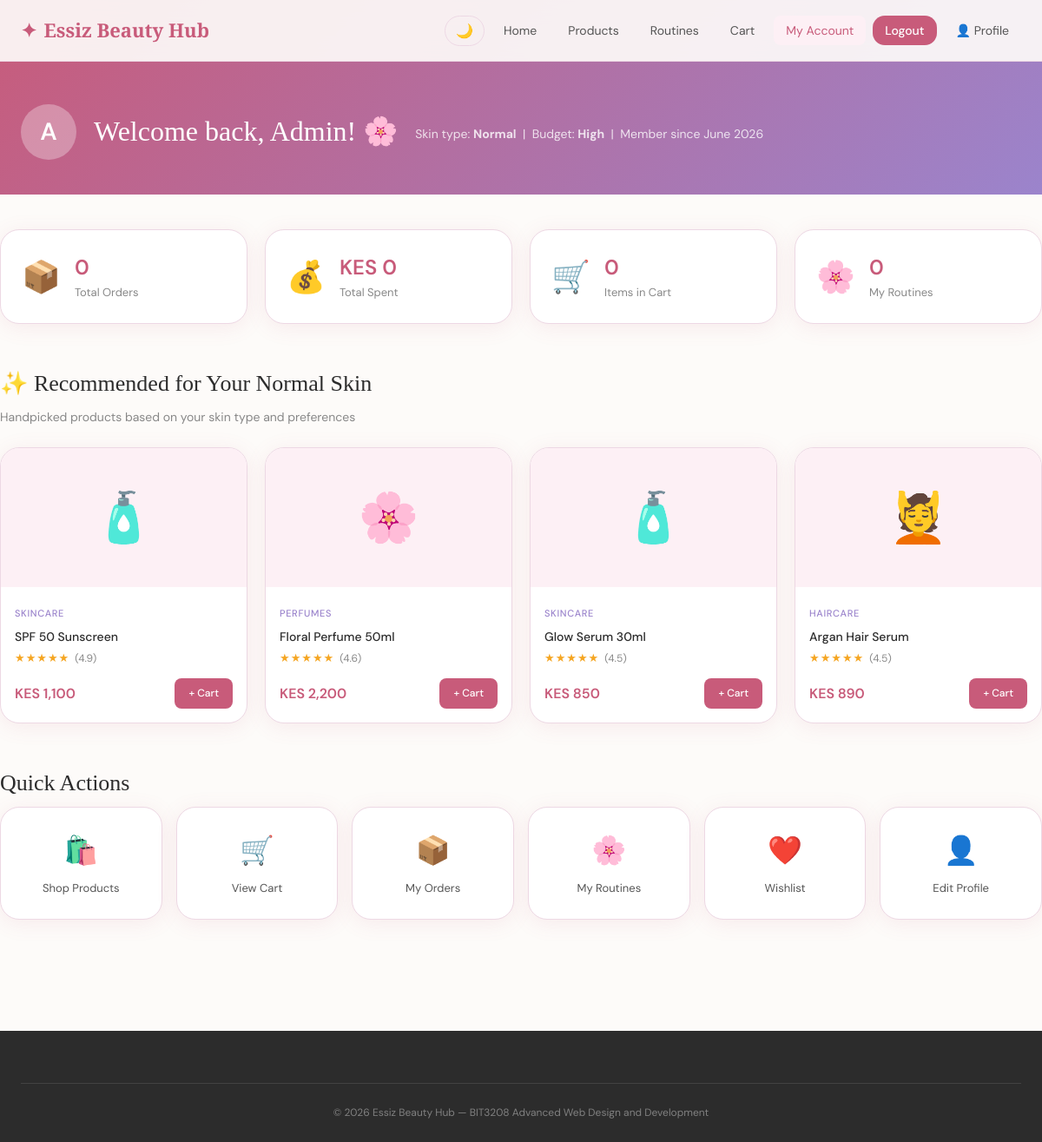
/dashboard.php (signed in), run on the app's committed database.
### tables this page shows
CREATE TABLE IF NOT EXISTS users (
  user_id            INT PRIMARY KEY AUTO_INCREMENT,
  full_name          VARCHAR(100) NOT NULL,
  email              VARCHAR(150) UNIQUE NOT NULL,
  phone_number       VARCHAR(20),
  password           VARCHAR(255) NOT NULL,
  role               ENUM('admin','customer') DEFAULT 'customer',
  skin_type          VARCHAR(50),
  budget             ENUM('low','medium','high') DEFAULT 'medium',
  bio                TEXT,
  login_attempts     INT DEFAULT 0,
  locked_until       DATETIME DEFAULT NULL,
  two_factor_code    VARCHAR(10) DEFAULT NULL,
  two_factor_expiry  DATETIME DEFAULT NULL,
  two_factor_enabled TINYINT(1) DEFAULT 0,
  created_at         TIMESTAMP DEFAULT CURRENT_TIMESTAMP
);

CREATE TABLE IF NOT EXISTS products (
  product_id   INT PRIMARY KEY AUTO_INCREMENT,
  name         VARCHAR(150) NOT NULL,
  category     VARCHAR(80) NOT NULL,
  description  TEXT,
  price        DECIMAL(10,2) NOT NULL,
  stock        INT DEFAULT 0,
  skin_type    VARCHAR(80),
  rating       DECIMAL(3,1) DEFAULT 0.0,
  review_count INT DEFAULT 0,
  created_at   TIMESTAMP DEFAULT CURRENT_TIMESTAMP
);

### dashboard.php (the view, shortened to what this page needs)
<?php
require_once 'includes/db_connect.php';
$user_id   = $_SESSION['user_id'];
$full_name = $_SESSION['full_name'];
$skin_type = $_SESSION['skin_type'] ?? 'All';
$orders_count = mysqli_fetch_assoc(mysqli_query($conn, "SELECT COUNT(*) as t FROM orders WHERE user_id=$user_id"))['t'];
$cart_count   = mysqli_fetch_assoc(mysqli_query($conn, "SELECT COALESCE(SUM(quantity),0) as t FROM cart WHERE user_id=$user_id"))['t'];
$routine_count= mysqli_fetch_assoc(mysqli_query($conn, "SELECT COUNT(*) as t FROM beauty_routines WHERE user_id=$user_id"))['t'];
$total_spent  = mysqli_fetch_assoc(mysqli_query($conn, "SELECT COALESCE(SUM(total_amount),0) as t FROM orders WHERE user_id=$user_id"))['t'];
$skin_filter = mysqli_real_escape_string($conn, $skin_type);
$rec_result  = mysqli_query($conn,
    "SELECT * FROM products WHERE skin_type='$skin_filter' OR skin_type='All' ORDER BY rating DESC LIMIT 4"
);
$icons = ['Skincare'=>'🧴','Makeup'=>'💄','Haircare'=>'💆','Perfumes'=>'🌸','Accessories'=>'🪞'];
$user  = mysqli_fetch_assoc(mysqli_query($conn, "SELECT * FROM users WHERE user_id=$user_id"));
?>
<!DOCTYPE html>
<html lang="en">
<head>
  <link rel="stylesheet" href="css/style.css">
</head>
<body>
<nav class="navbar" id="navbar">
  <div class="nav-container">
    <a href="index.php" class="nav-brand"><span class="brand-star">✦</span> Essiz Beauty Hub</a>
    <ul class="nav-links">
      <li>
  <button class="dark-toggle" id="darkToggle" title="Toggle Dark Mode">🌙</button>
</li>
      <li><a href="index.php">Home</a></li>
      <li><a href="products.php">Products</a></li>
      <li><a href="routine_builder.php">Routines</a></li>
      <li><a href="cart.php">Cart</a></li>
      <li><a href="dashboard.php" class="active">My Account</a></li>
      <li><a href="logout.php" class="btn-nav">Logout</a></li>
      <li><a href="profile.php">👤 Profile</a></li>
    </ul>
  </div>
</nav>
<div class="dashboard-header">
  <div class="container">
    <div class="dashboard-welcome">
      <div class="welcome-avatar">
  <?php if (!empty($_SESSION['profile_photo'])): ?>
    <img src="images/profiles/<?php echo htmlspecialchars($_SESSION['profile_photo']); ?>"
         style="width:64px;height:64px;border-radius:50%;object-fit:cover;"/>
  <?php else: ?>
    <?php echo strtoupper(substr($full_name,0,1)); ?>
  <?php endif; ?>
</div>
        <h1>Welcome back, <?php echo htmlspecialchars(explode(' ',$full_name)[0]); ?>! 🌸</h1>
        <p>Skin type: <strong><?php echo htmlspecialchars($skin_type); ?></strong> &nbsp;|&nbsp;
           Budget: <strong><?php echo ucfirst($user['budget'] ?? 'medium'); ?></strong> &nbsp;|&nbsp;
           Member since <?php echo date('F Y', strtotime($user['created_at'])); ?></p>
      </div>
    </div>
  </div>
<div class="container dashboard-body">
  <div class="dash-stats">
    <div class="dash-stat-card">
      <div class="dash-stat-icon">📦</div>
      <div class="dash-stat-info"><h3><?php echo $orders_count; ?></h3><p>Total Orders</p></div>
    </div>
    <div class="dash-stat-card">
      <div class="dash-stat-icon">💰</div>
      <div class="dash-stat-info"><h3>KES <?php echo number_format($total_spent); ?></h3><p>Total Spent</p></div>
    </div>
    <div class="dash-stat-card">
      <div class="dash-stat-icon">🛒</div>
      <div class="dash-stat-info"><h3><?php echo $cart_count; ?></h3><p>Items in Cart</p></div>
    </div>
    <div class="dash-stat-card">
      <div class="dash-stat-icon">🌸</div>
      <div class="dash-stat-info"><h3><?php echo $routine_count; ?></h3><p>My Routines</p></div>
    </div>
  </div>
  <div class="dash-section">
    <h2 class="dash-section-title">✨ Recommended for Your <?php echo htmlspecialchars($skin_type); ?> Skin</h2>
    <p class="dash-section-sub">Handpicked products based on your skin type and preferences</p>
    <div class="products-grid">
      <?php while ($p = mysqli_fetch_assoc($rec_result)):
        $stars = str_repeat('★', round($p['rating'])) . str_repeat('☆', 5-round($p['rating']));
        $icon  = $icons[$p['category']] ?? '✨';
      ?>
      <div class="product-card">
        <div class="product-image"><div class="product-icon"><?php echo $icon; ?></div></div>
        <div class="product-info">
          <span class="product-category"><?php echo $p['category']; ?></span>
          <h3 class="product-name"><?php echo htmlspecialchars($p['name']); ?></h3>
          <div class="product-rating">
            <span class="stars"><?php echo $stars; ?></span>
            <span class="rating-num">(<?php echo $p['rating']; ?>)</span>
          </div>
          <div class="product-footer">
            <span class="product-price">KES <?php echo number_format($p['price']); ?></span>
            <a href="cart.php?add=<?php echo $p['product_id']; ?>" class="btn-cart">+ Cart</a>
          </div>
        </div>
      </div>
      <?php endwhile; ?>
    </div>
  </div>
  <div class="dash-section">
    <h2 class="dash-section-title">Quick Actions</h2>
    <div class="quick-links">
      <a href="products.php"       class="quick-link"><span>🛍️</span><p>Shop Products</p></a>
      <a href="cart.php"           class="quick-link"><span>🛒</span><p>View Cart</p></a>
      <a href="orders.php"         class="quick-link"><span>📦</span><p>My Orders</p></a>
      <a href="routine_builder.php"class="quick-link"><span>🌸</span><p>My Routines</p></a>
      <a href="products.php"       class="quick-link"><span>❤️</span><p>Wishlist</p></a>
      <a href="profile.php"        class="quick-link"><span>👤</span><p>Edit Profile</p></a>
    </div>
  </div>
</div>
<footer class="footer">
  <div class="container">
    <div class="footer-bottom">
      <p>© <?php echo date('Y'); ?> Essiz Beauty Hub — BIT3208 Advanced Web Design and Development</p>
    </div>
  </div>
</footer>
</body>
</html>

### data on the page
users: budget "High", created_at "June 2026"
products: category "🧴", category "SKINCARE", name "SPF 50 Sunscreen", rating "★★★★★", rating "4.9", price "1,100"
products: category "🌸", category "PERFUMES", name "Floral Perfume 50ml", rating "★★★★★", rating "4.6", price "2,200"
products: category "🧴", category "SKINCARE", name "Glow Serum 30ml", rating "★★★★★", rating "4.5", price "850"
products: category "💆", category "HAIRCARE", name "Argan Hair Serum", rating "★★★★★", rating "4.5", price "890"

### other printed values
substr($full_name,0,1) "A"
explode(' ',$full_name)[0] "Admin"
$skin_type "Normal"
$orders_count "0"
$total_spent "0"
$cart_count "0"
$routine_count "0"
